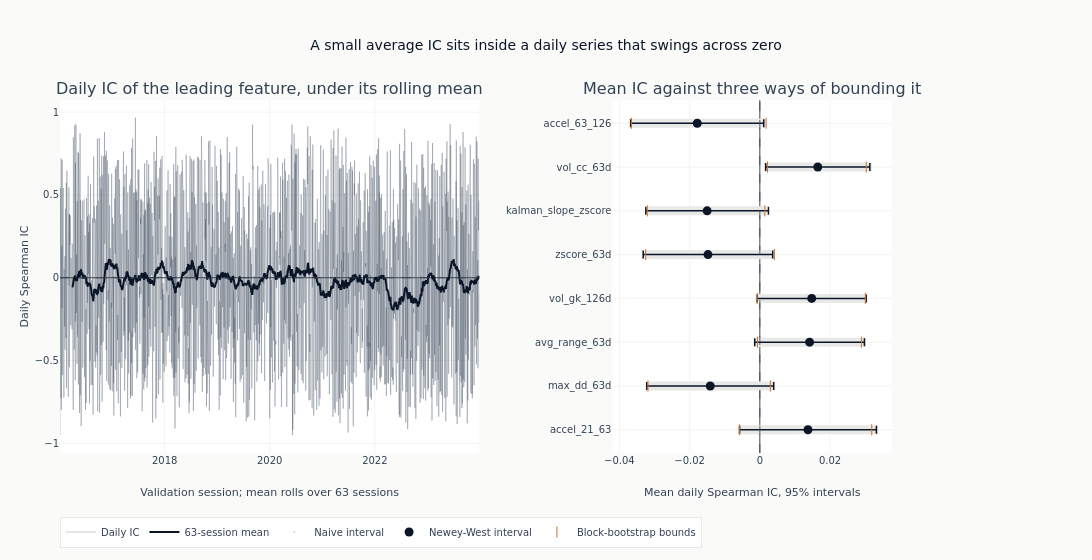

Notebook code cell kept with this figure:
### Code cell
if leader:
    interval_features = list(reversed(leaders))
    means = [ic_uncertainty[name]["mean_ic"] for name in interval_features]
    _ = fig.add_trace(
        go.Scatter(
            x=means,
            y=interval_features,
            mode="markers",
            marker={"color": COLORS["neutral"], "size": 1, "opacity": 0.0},
            error_x=interval_arms(interval_features, "ci_naive_lower", "ci_naive_upper")
            | {"color": COLORS["silver_muted"], "thickness": 9, "width": 0},
            name="Naive interval",
        ),
        row=1,
        col=2,
    )
    _ = fig.add_trace(
        go.Scatter(
            x=means,
            y=interval_features,
            mode="markers",
            marker={"color": COLORS["blue"], "size": 9},
            error_x=interval_arms(interval_features, "ci_hac_lower", "ci_hac_upper")
            | {"color": COLORS["blue"], "thickness": 1.5},
            name="Newey-West interval",
        ),
        row=1,
        col=2,
    )
    _ = fig.add_trace(
        go.Scatter(
            x=[ic_uncertainty[name][bound] for name in interval_features for bound in BOOT_BOUNDS],
            y=[name for name in interval_features for _ in BOOT_BOUNDS],
            mode="markers",
            marker={"color": COLORS["copper"], "size": 8, "symbol": "line-ns-open"},
            name="Block-bootstrap bounds",
        ),
        row=1,
        col=2,
    )
    _ = fig.add_vline(
        x=0, line={"color": COLORS["neutral"], "width": 0.8, "dash": "dash"}, row=1, col=2
    )
    fig.update_layout(
        title="A small average IC sits inside a daily series that swings across zero",
        height=560,
        width=1150,
        margin={"l": 60, "r": 200},
        legend={"orientation": "h", "y": -0.18},
    )
    fig.update_yaxes(title_text="Daily Spearman IC", row=1, col=1)
    fig.update_xaxes(
        title_text=f"Validation session; mean rolls over {IC_ROLLING_WINDOW} sessions",
        row=1,
        col=1,
    )
    fig.update_xaxes(title_text="Mean daily Spearman IC, 95% intervals", row=1, col=2)
    show_plotly_with_alt(
        fig,
        "Two panels. On the left, the daily rank correlation of the leading feature "
        "against time, a dense band swinging across the full range from minus one to "
        "one, with a rolling mean drawn over it that stays close to zero and wanders "
        "only slightly either side. On the right, the mean rank correlation of each "
        "leading column with three intervals drawn around it - naive, Newey-West and "
        "block-bootstrap. The three are close to the same width for every column, and "
        "each interval reaches across zero or ends very near it.",
    )

### Figure 1 — Plotly figure (JSON) as saved in the notebook; plotly's stock layout.template omitted (floating-point values rounded to 4 significant figures; data arrays with more than 128 entries replaced by an {"elided": "..."} marker saying what was removed)
{"data": [{"line": {"color": "#334155", "width": 0.6}, "mode": "lines", "name": "Daily IC", "opacity": 0.45, "type": "scatter", "x": {"elided": "2063 str values"}, "xaxis": "x", "y": {"elided": "2063 float values"}, "yaxis": "y"}, {"line": {"color": "#0a1628", "width": 2}, "mode": "lines", "name": "63-session mean", "type": "scatter", "x": {"elided": "2063 str values"}, "xaxis": "x", "y": {"elided": "2063 float values"}, "yaxis": "y"}, {"error_x": {"array": [0.01995, 0.01843, 0.01603, 0.01598, 0.01894, 0.01714, 0.01545, 0.01957], "arrayminus": [0.01995, 0.01843, 0.01603, 0.01598, 0.01894, 0.01714, 0.01545, 0.01957], "color": "#e8e8e6", "symmetric": false, "thickness": 9, "type": "data", "width": 0}, "marker": {"color": "#334155", "opacity": 0.0, "size": 1}, "mode": "markers", "name": "Naive interval", "type": "scatter", "x": [0.01371, -0.01413, 0.01417, 0.01477, -0.01478, -0.01501, 0.0165, -0.01783], "xaxis": "x2", "y": ["accel_21_63", "max_dd_63d", "avg_range_63d", "vol_gk_126d", "zscore_63d", "kalman_slope_zscore", "vol_cc_63d", "accel_63_126"], "yaxis": "y2"}, {"error_x": {"array": [0.0195, 0.01808, 0.01563, 0.01551, 0.01844, 0.01747, 0.01483, 0.01894], "arrayminus": [0.0195, 0.01808, 0.01563, 0.01551, 0.01844, 0.01747, 0.01483, 0.01894], "color": "#0a1628", "symmetric": false, "thickness": 1.5, "type": "data"}, "marker": {"color": "#0a1628", "size": 9}, "mode": "markers", "name": "Newey-West interval", "type": "scatter", "x": [0.01371, -0.01413, 0.01417, 0.01477, -0.01478, -0.01501, 0.0165, -0.01783], "xaxis": "x2", "y": ["accel_21_63", "max_dd_63d", "avg_range_63d", "vol_gk_126d", "zscore_63d", "kalman_slope_zscore", "vol_cc_63d", "accel_63_126"], "yaxis": "y2"}, {"marker": {"color": "#C87533", "size": 8, "symbol": "line-ns-open"}, "mode": "markers", "name": "Block-bootstrap bounds", "type": "scatter", "x": [-0.005752, 0.03188, -0.03187, 0.003014, -0.0006682, 0.02893, -0.0007484, 0.03005, -0.03252, 0.004142, -0.03205, 0.001428, 0.002186, 0.03031, -0.03658, 0.001791], "xaxis": "x2", "y": ["accel_21_63", "accel_21_63", "max_dd_63d", "max_dd_63d", "avg_range_63d", "avg_range_63d", "vol_gk_126d", "vol_gk_126d", "zscore_63d", "zscore_63d", "kalman_slope_zscore", "kalman_slope_zscore", "vol_cc_63d", "vol_cc_63d", "accel_63_126", "accel_63_126"], "yaxis": "y2"}], "layout": {"annotations": [{"font": {"size": 16}, "showarrow": false, "text": "Daily IC of the leading feature, under its rolling mean", "x": 0.252, "xanchor": "center", "xref": "paper", "y": 1.0, "yanchor": "bottom", "yref": "paper"}, {"font": {"size": 16}, "showarrow": false, "text": "Mean IC against three ways of bounding it", "x": 0.832, "xanchor": "center", "xref": "paper", "y": 1.0, "yanchor": "bottom", "yref": "paper"}], "height": 560, "legend": {"orientation": "h", "y": -0.18}, "margin": {"l": 60, "r": 200}, "shapes": [{"line": {"color": "#334155", "dash": "dash", "width": 0.8}, "type": "line", "x0": 0, "x1": 1, "xref": "x domain", "y0": 0, "y1": 0, "yref": "y"}, {"line": {"color": "#334155", "dash": "dash", "width": 0.8}, "type": "line", "x0": 0, "x1": 0, "xref": "x2", "y0": 0, "y1": 1, "yref": "y2 domain"}], "title": {"text": "A small average IC sits inside a daily series that swings across zero"}, "width": 1150, "xaxis": {"anchor": "y", "domain": [0.0, 0.504], "title": {"text": "Validation session; mean rolls over 63 sessions"}}, "xaxis2": {"anchor": "y2", "domain": [0.664, 1.0], "title": {"text": "Mean daily Spearman IC, 95% intervals"}}, "yaxis": {"anchor": "x", "domain": [0.0, 1.0], "title": {"text": "Daily Spearman IC"}}, "yaxis2": {"anchor": "x2", "domain": [0.0, 1.0]}}}
